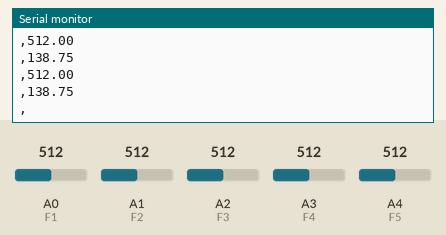
A sketch run on a simulated Arduino Uno, built with avr-gcc and run on an emulated ATmega328P. Shown: the last lines printed to the serial monitor. The inputs (shaded band) are chosen by the test bench; at power-on: A0 (F1) = 512, A1 (F2) = 512, A2 (F3) = 512, A3 (F4) = 512, A4 (F5) = 512.

Above: at 1.3 s.
1.4 s: A0 (F1) set to 716
At 1.94 s:
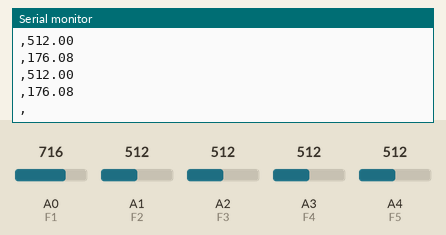
2.9 s: A1 (F2) set to 716
At 3.0 s:
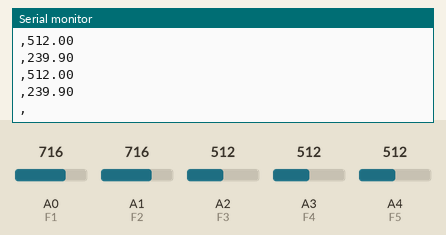
4.4 s: A2 (F3) set to 716
At 4.59 s:
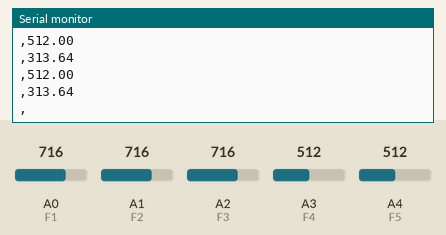
5.9 s: A3 (F4) set to 716
At 6.18 s:
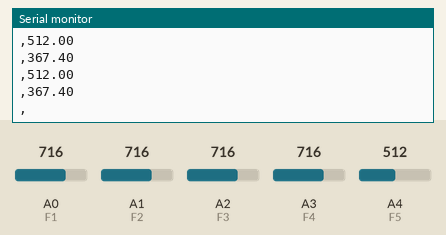
7.4 s: A4 (F5) set to 716
At 7.76 s:
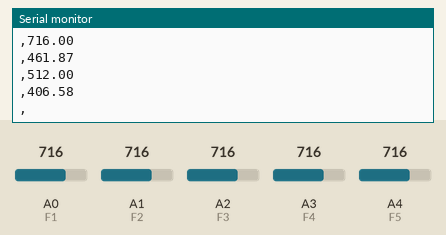
8.9 s: A0 (F1) set to 992
At 9.35 s:
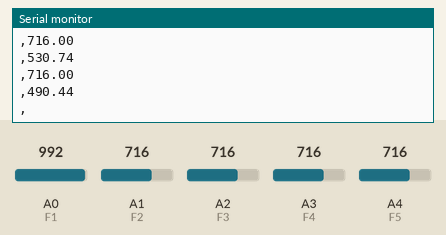
Timing chart, 0 to 11.4 s (numbered marks = the images above; inputs shaded):
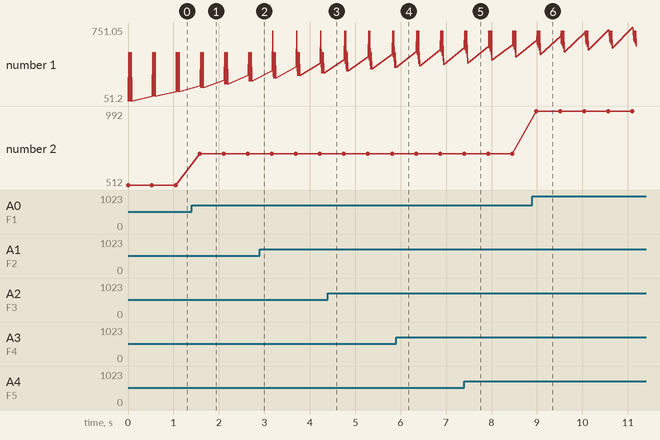

The sketch:

majot_poj.ino
```cpp
// #include <Adafruit_Sensor.h>
// #include <Adafruit_CircuitPlayground.h>

#include <Wire.h>

#define F1 A0
#define F2 A1
#define F3 A2
#define F4 A3
#define F5 A4

float alpha = 0.1; // smoothing factor between 0 and 1
float v1_smooth = 0;
float v2_smooth = 0;
float v3_smooth = 0;
float v4_smooth = 0;
float v5_smooth = 0;


void setup() {
Serial.begin(9600);


pinMode(F1, INPUT);
pinMode(F2, INPUT);
pinMode(F3, INPUT);
pinMode(F4, INPUT);
pinMode(F5, INPUT);


}


void loop() {

float v1 = analogRead(F1);
float v2 = analogRead(F2);
float v3 = analogRead(F3);
float v4 = analogRead(F4);
float v5 = analogRead(F5);
v1_smooth = alpha * v1 + (1 - alpha) * v1_smooth;
v2_smooth = alpha * v2 + (1 - alpha) * v2_smooth;
v3_smooth = alpha * v3 + (1 - alpha) * v3_smooth;
v4_smooth = alpha * v4 + (1 - alpha) * v4_smooth;
v5_smooth = alpha * v5 + (1 - alpha) * v5_smooth;
Serial.println(v1);
Serial.print(',');
Serial.println(v1_smooth);
Serial.print(',');

Serial.println(v2);
Serial.print(',');
Serial.println(v2_smooth);
Serial.print(',');

Serial.println(v3);
Serial.print(',');
Serial.println(v3_smooth);
Serial.print(',');

Serial.println(v4);
Serial.print(',');
Serial.println(v4_smooth);
Serial.print(',');

Serial.println(v5);
Serial.print(',');
Serial.println(v5_smooth);
Serial.print(',');

// Serial.println(v1_smooth);
// Serial.print("Value3 :");
// Serial.println(v3);
// Serial.print("Value4 :");
// Serial.println(v4);
// Serial.print("Value5 :");
// Serial.println(v5);
// int sum=v1+v2+v3+v4+v5;
// Serial.print("sum :");
// Serial.println(sum);
Serial.println();

delay(500);
}
```

Measured:
- after the input at 1.4 s, the serial monitor: prints a new line after 0.18 s (image 1)
- after the input at 8.9 s, the serial monitor: prints a new line after 0.08 s (image 6)
- plotted number 1: 394.87 → 465.37 after the input at 7.4 s
- plotted number 2: 512 → 716 after the input at 1.4 s, 716 → 992 after the input at 8.9 s
